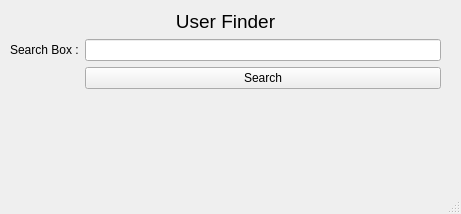
<?xml version="1.0" encoding="UTF-8"?>
<ui version="4.0">
 <class>MainWindow</class>
 <widget class="QMainWindow" name="MainWindow">
  <property name="geometry">
   <rect>
    <x>0</x>
    <y>0</y>
    <width>461</width>
    <height>214</height>
   </rect>
  </property>
  <property name="windowTitle">
   <string>MainWindow</string>
  </property>
  <widget class="QWidget" name="centralwidget">
   <widget class="QWidget" name="formLayoutWidget">
    <property name="geometry">
     <rect>
      <x>10</x>
      <y>10</y>
      <width>431</width>
      <height>151</height>
     </rect>
    </property>
    <layout class="QFormLayout" name="formLayout">
     <item row="1" column="0" colspan="2">
      <widget class="QLabel" name="label">
       <property name="font">
        <font>
         <pointsize>14</pointsize>
        </font>
       </property>
       <property name="text">
        <string>User Finder</string>
       </property>
       <property name="alignment">
        <set>Qt::AlignCenter</set>
       </property>
       <property name="wordWrap">
        <bool>false</bool>
       </property>
      </widget>
     </item>
     <item row="5" column="0">
      <widget class="QLabel" name="label_2">
       <property name="text">
        <string>Search Box :</string>
       </property>
      </widget>
     </item>
     <item row="5" column="1">
      <widget class="QLineEdit" name="searchbox">
       <property name="sizePolicy">
        <sizepolicy hsizetype="Expanding" vsizetype="Preferred">
         <horstretch>0</horstretch>
         <verstretch>0</verstretch>
        </sizepolicy>
       </property>
      </widget>
     </item>
     <item row="6" column="1">
      <widget class="QPushButton" name="seachbutton">
       <property name="layoutDirection">
        <enum>Qt::LeftToRight</enum>
       </property>
       <property name="autoFillBackground">
        <bool>false</bool>
       </property>
       <property name="text">
        <string>Search</string>
       </property>
      </widget>
     </item>
    </layout>
   </widget>
  </widget>
  <widget class="QMenuBar" name="menubar">
   <property name="geometry">
    <rect>
     <x>0</x>
     <y>0</y>
     <width>461</width>
     <height>26</height>
    </rect>
   </property>
  </widget>
  <widget class="QStatusBar" name="statusbar"/>
 </widget>
 <resources/>
 <connections/>
</ui>
